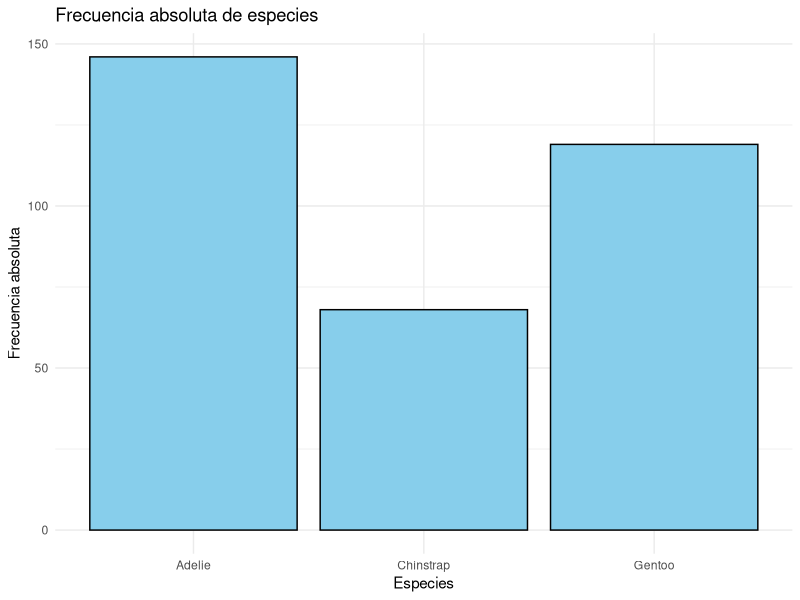
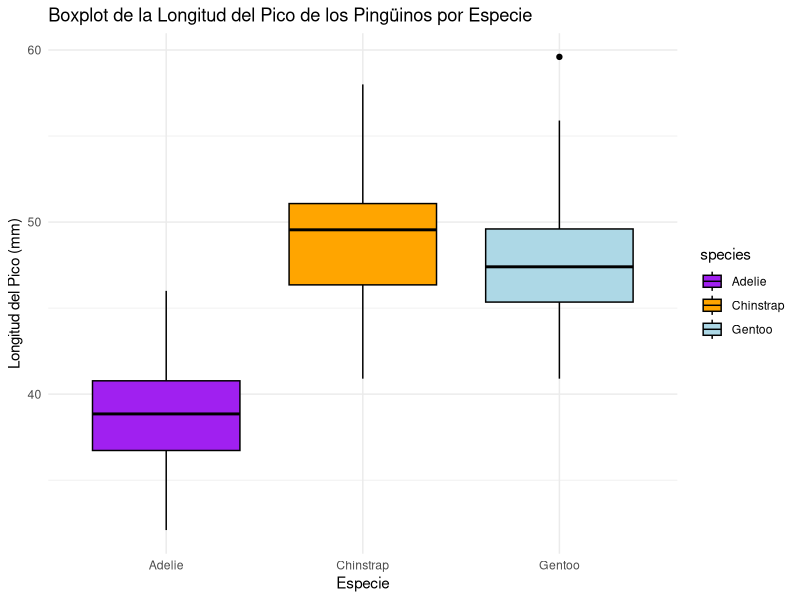
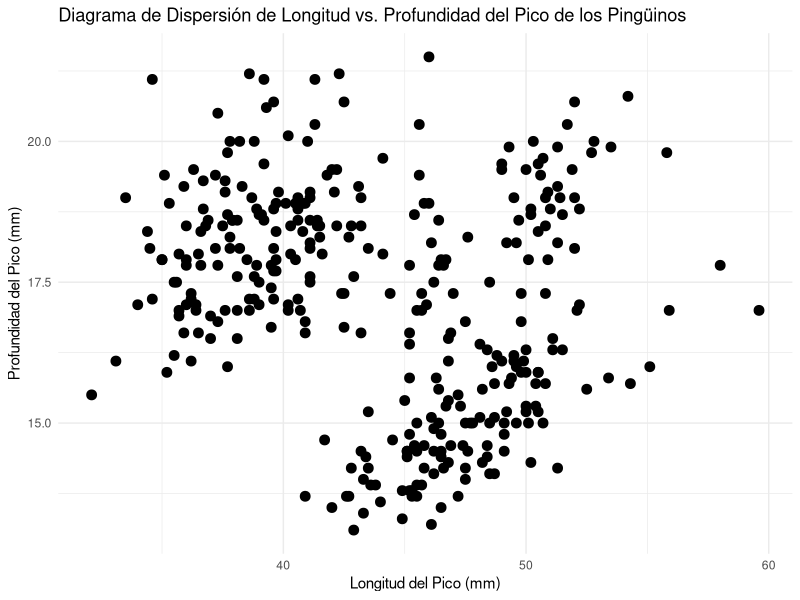
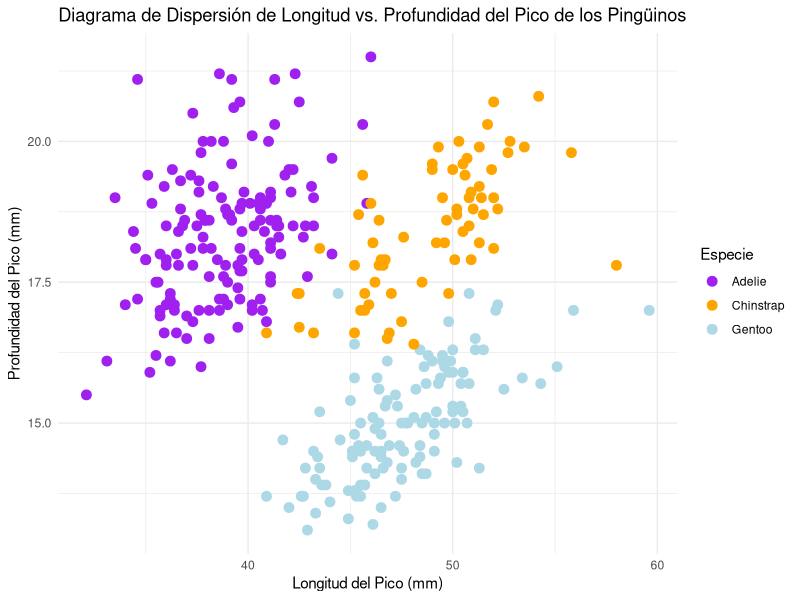

The R source for these figures, in order:
## ---- chunk 1
#| echo: false

default_chunk_hook  <- knitr::knit_hooks$get("chunk")

latex_font_size <- c("Huge", "huge", "LARGE", "Large", 
                     "large", "normalsize", "small", 
                     "footnotesize", "scriptsize", "tiny")

knitr::knit_hooks$set(chunk = function(x, options) {
  x <- default_chunk_hook(x, options)
  if(options$size %in% latex_font_size) {
    paste0("\n \\", options$size, "\n\n", 
      x, 
      "\n\n \\normalsize"
    )
  } else {
    x
  }
})
## ---- chunk 2
# Instalar y cargar los paquetes necesarios
#install.packages("palmerpenguins")
#install.packages("ggplot2")
#install.packages("cowplot")  # Para combinar gráficos

library(palmerpenguins)
library(ggplot2)
library(cowplot)

# Cargar el conjunto de datos de los pingüinos
data("penguins")

# Eliminar filas con datos faltantes
penguins <- na.omit(penguins)

# Gráfico de barras en frecuencia absoluta
grafico_absoluto <- ggplot(penguins, aes(x = species)) +
  geom_bar(fill = "skyblue", color = "black") +
  labs(title = "Frecuencia absoluta de especies",
       x = "Especies", y = "Frecuencia absoluta") +
  theme_minimal()

# Gráfico de barras en frecuencia relativa
grafico_relativo <- ggplot(penguins, aes(x = species)) +
  geom_bar(aes(y = (..count..) / sum(..count..)), fill = "lightgreen", color = "black") +
  labs(title = "Frecuencia relativa de especies",
       x = "Especies", y = "Frecuencia relativa") +
  scale_y_continuous(labels = scales::percent) +  # Convertir la escala en porcentaje
  theme_minimal()

# Combinar los dos gráficos en una misma figura
graficos_combinados <- plot_grid(grafico_absoluto, grafico_relativo, labels = c("A", "B"))

# Mostrar la figura combinada
print(grafico_absoluto)
## ---- chunk 3
# Cargar paquetes necesarios
library(ggplot2)
library(palmerpenguins)

# Cargar el conjunto de datos de los pingüinos
datos <- na.omit(penguins)  # Eliminar valores faltantes en species y bill_length_mm

# Crear el boxplot
boxplot_longitud_pico <- ggplot(datos, aes(x = species, y = bill_length_mm, fill = species)) +
  geom_boxplot(color = "black") +
  scale_fill_manual(values = c("Adelie" = "purple", "Chinstrap" = "orange", "Gentoo" = "lightblue")) +
  labs(title = "Boxplot de la Longitud del Pico de los Pingüinos por Especie",
       x = "Especie", y = "Longitud del Pico (mm)") +
  theme_minimal()



# Mostrar el boxplot
print(boxplot_longitud_pico)

## ---- chunk 4
# Cargar paquetes necesarios
library(ggplot2)
library(palmerpenguins)

# Cargar el conjunto de datos de los pingüinos
datos <- na.omit(penguins)  # Eliminar valores faltantes


# Crear el diagrama de dispersión
dispersion_plot <- ggplot(datos, aes(x = bill_length_mm, y = bill_depth_mm)) +
  geom_point(size = 3) +
  labs(title = "Diagrama de Dispersión de Longitud vs. Profundidad del Pico de los Pingüinos",
       x = "Longitud del Pico (mm)", y = "Profundidad del Pico (mm)",
       color = "Especie") +
  theme_minimal()


# Mostrar la figura
print(dispersion_plot)

## ---- chunk 5
# Cargar paquetes necesarios
library(ggplot2)
library(palmerpenguins)

# Cargar el conjunto de datos de los pingüinos
datos <- na.omit(penguins)  # Eliminar valores faltantes

# Crear el diagrama de dispersión
dispersion_plot_sex <- ggplot(datos, aes(x = bill_length_mm, y = bill_depth_mm, color = species)) +
  geom_point(size = 3) +
  scale_color_manual(values = c("Adelie" = "purple", "Chinstrap" = "orange", "Gentoo" = "lightblue")) +
  labs(title = "Diagrama de Dispersión de Longitud vs. Profundidad del Pico de los Pingüinos",
       x = "Longitud del Pico (mm)", y = "Profundidad del Pico (mm)",
       color = "Especie") +
  theme_minimal()


# Mostrar la figura
print(dispersion_plot_sex)

